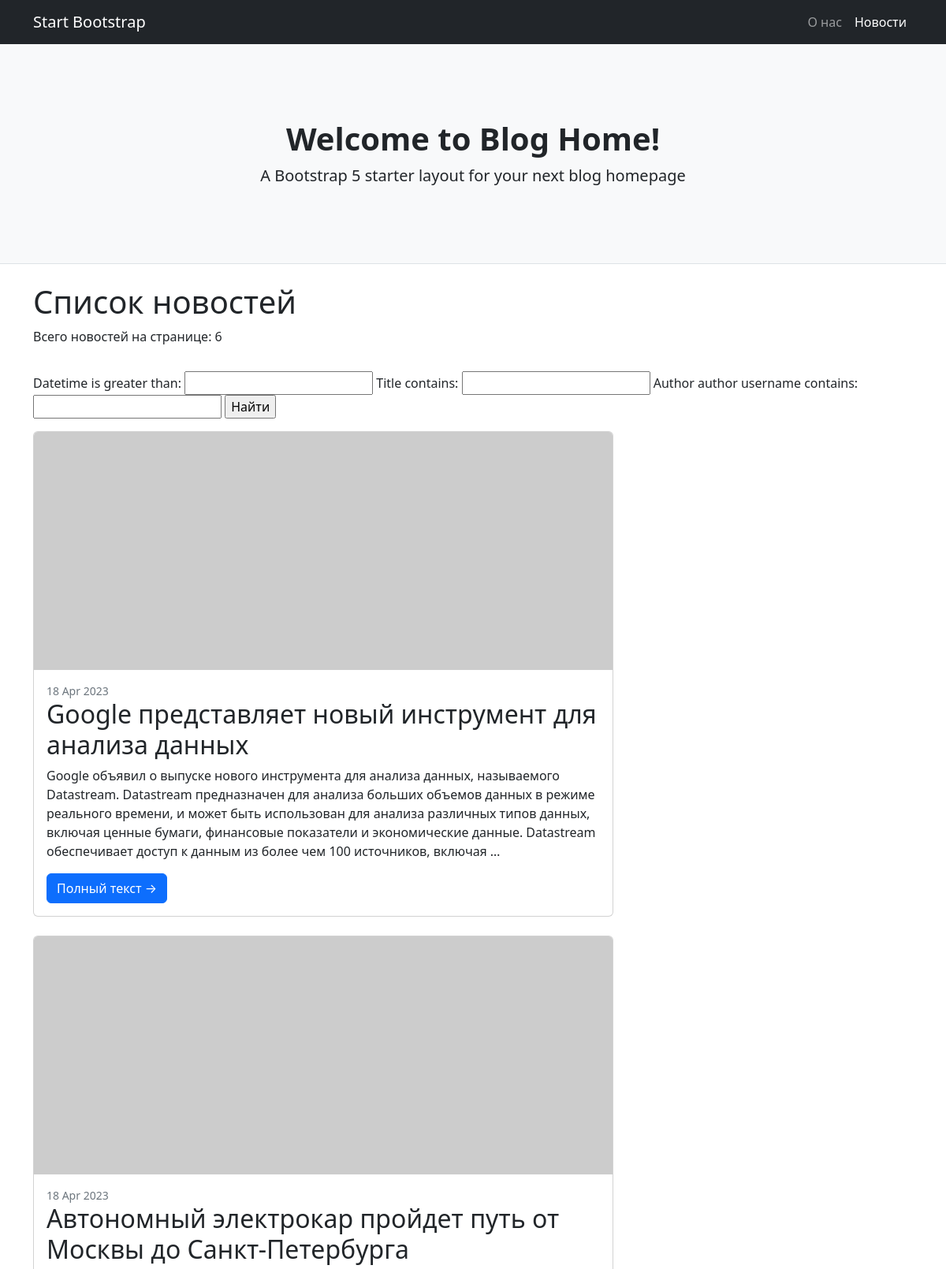
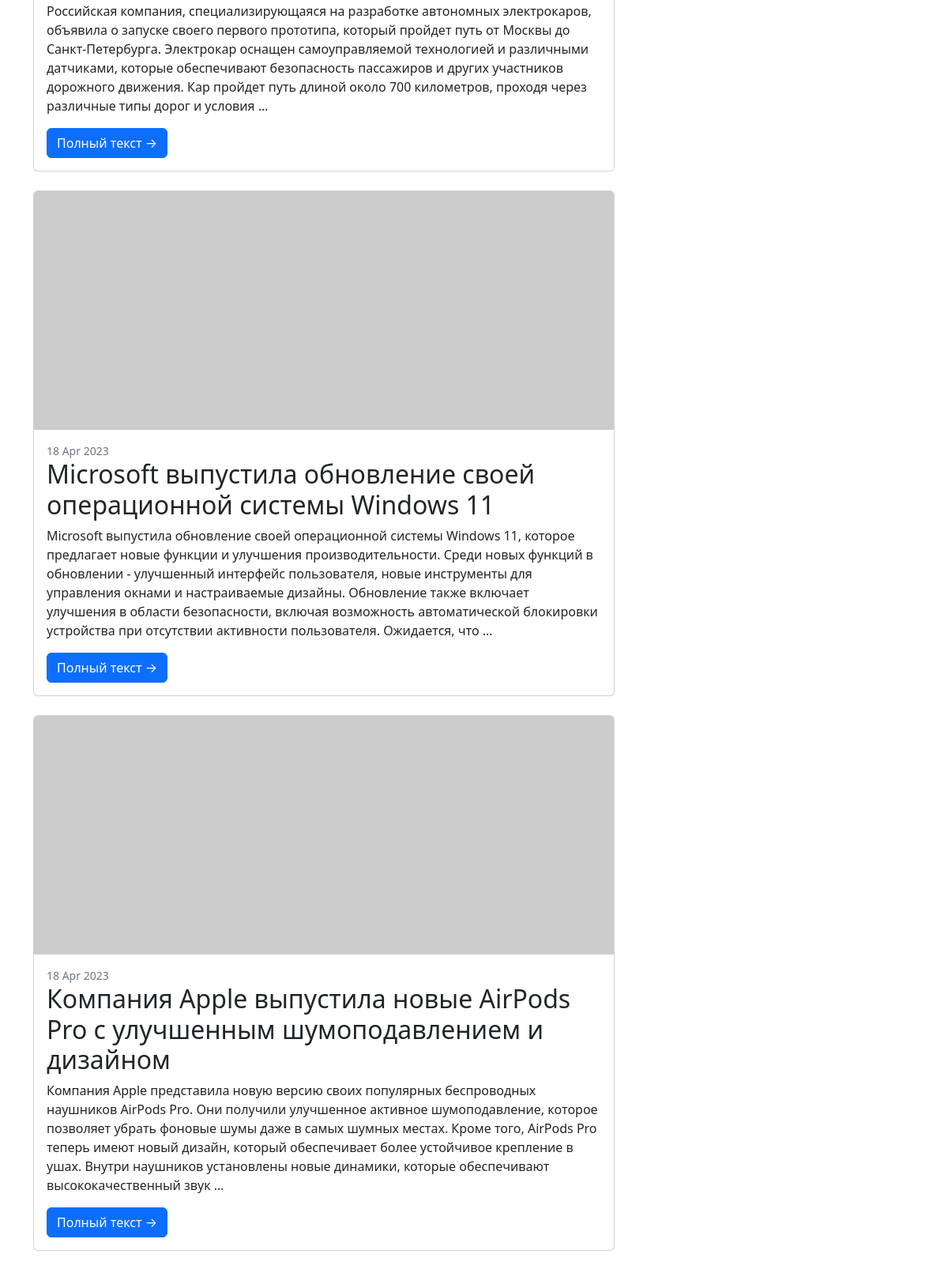
The app's page /news/search/ (upper part) with its own data (2 pictures, top to bottom).
### news/models.py (models this page shows, shortened)
class Post(models.Model):
    author = models.ForeignKey(Author, on_delete=models.CASCADE)
    NEWS = 'NW'
    ARTICLE = 'AR'
    POST_TYPE_CHOICES = [
        (NEWS, 'Новость'),
        (ARTICLE, 'Статья')
    ]
    type = models.CharField(
        max_length=2,
        choices=POST_TYPE_CHOICES,
        default=NEWS
    )
    datetime = models.DateTimeField(auto_now_add=True)
    category = models.ManyToManyField(Category, through='PostCategory')
    title = models.CharField(max_length=128)
    text = models.TextField()
    rating = models.SmallIntegerField(default=0)

### news/views.py (the view)
# urls.py: path('search/', Search.as_view()),
class Search(ListView):
    model = Post
    template_name = 'search.html'
    context_object_name = 'news'
    def get_context_data(self, **kwargs):
        context = super().get_context_data(**kwargs)
        context['filter'] = PostFilter(self.request.GET, queryset=self.get_queryset())
        return context

### accounts/templatetags/custom_filters.py (called while the page is built)
@register.filter(name='censor')
def censor(text):
    censor_words = ('мат', 'ещёмат', 'трехэтажныймат') #кортеж нецензурных слов
    censored_text = []
    for word in text.split():
        if word.lower().strip('''!()-[]{};?@#$%:'"\,./^&amp;*_''') in censor_words:
            word = '*' * len(word)
            censored_text.append(word)
        else:
            censored_text.append(word)
    return ' '.join(censored_text)

### templates/search.html (shortened to what this page needs)
{% extends 'flatpages/default.html' %}
{% load custom_filters %}
{% block content %}
<div class="container">
    <div class="row">
        <h1>Список новостей</h1>
        <p>Всего новостей на странице: {{ news | length }}</p>
        <p>
        <form method="GET">
            {{ filter.form }}
            <input type="submit" value="Найти">
        </form>
        <p>
        <div class="col-lg-8">
                {% for news in filter.qs %}
                <div class="card mb-4">
                    <a href="{{ news.id }}"><img class="card-img-top" src="https://dummyimage.com/850x350/dee2e6/6c757d.jpg" alt="..." /></a>
                    <div class="card-body">
                        <div class="small text-muted">{{ news.datetime|date:'d M Y' }}</div>
                        <h2 class="card-title">{{ news.title|censor }}</h2>
                        <p class="card-text">{{ news.text|truncatewords:50|censor }}</p>
                        <a class="btn btn-primary" href="{% url 'post_details' news.id %}">Полный текст →</a>
                    </div>
                </div>
                {% endfor %}
        </div>
    </div>
</div>
{% endblock content %}

### records on screen
Post: datetime "18 Apr 2023", title|censor "Google представляет новый инструмент для анализа данных", text|censor "Google объявил о выпуске нового инструмента для анализа данных, называемого Datastream. Datastream предназначен для анализа больших объемов данных в режиме реального времени, и может быть использован для анализа различных типов данных, включая ценные бумаги, финансовые показатели и экономические данные. Datastream обеспечивает доступ к данным из более чем 100 источников, включая …"
Post: datetime "18 Apr 2023", title|censor "Автономный электрокар пройдет путь от Москвы до Санкт-Петербурга", text|censor "Российская компания, специализирующаяся на разработке автономных электрокаров, объявила о запуске своего первого прототипа, который пройдет путь от Москвы до Санкт-Петербурга. Электрокар оснащен самоуправляемой технологией и различными датчиками, которые обеспечивают безопасность пассажиров и других участников дорожного движения. Кар пройдет путь длиной около 700 километров, проходя через различные типы дорог и условия …"
Post: datetime "18 Apr 2023", title|censor "Microsoft выпустила обновление своей операционной системы Windows 11", text|censor "Microsoft выпустила обновление своей операционной системы Windows 11, которое предлагает новые функции и улучшения производительности. Среди новых функций в обновлении - улучшенный интерфейс пользователя, новые инструменты для управления окнами и настраиваемые дизайны. Обновление также включает улучшения в области безопасности, включая возможность автоматической блокировки устройства при отсутствии активности пользователя. Ожидается, что …"
Post: datetime "18 Apr 2023", title|censor "Компания Apple выпустила новые AirPods Pro с улучшенным шумоподавлением и дизайном", text|censor "Компания Apple представила новую версию своих популярных беспроводных наушников AirPods Pro. Они получили улучшенное активное шумоподавление, которое позволяет убрать фоновые шумы даже в самых шумных местах. Кроме того, AirPods Pro теперь имеют новый дизайн, который обеспечивает более устойчивое крепление в ушах. Внутри наушников установлены новые динамики, которые обеспечивают высококачественный звук …"

### other values on screen
{{ news | length }} "6"
